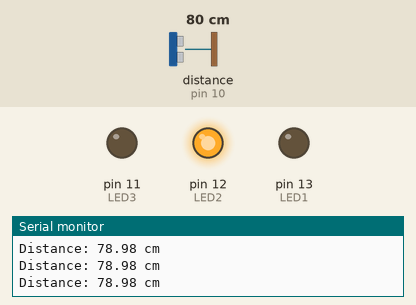
Simulated run of this sketch. Board: Arduino Uno, built with avr-gcc and run on an emulated ATmega328P. Shown: output pins drawn as LEDs (lit = HIGH), the last lines printed to the serial monitor. Wiring (inferred from the names in the program): ultrasonic range finder: trigger pin 9; echo pin 10. The test bench sets the inputs (shaded band); at power-on: distance to the obstacle (sensor on pin 10) 80 cm. The echo pulse lasts 58.3 µs per cm; pins used as bus, display or sensor lines are not drawn.

Above: at 1.2 s.
1.3 s: distance to the obstacle (sensor on pin 10) set to 12 cm
2.8 s: distance to the obstacle (sensor on pin 10) set to 9 cm
At 3.6 s:
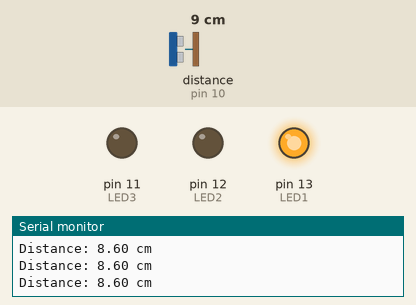
4.4 s: distance to the obstacle (sensor on pin 10) set to 250 cm
At 4.9 s:
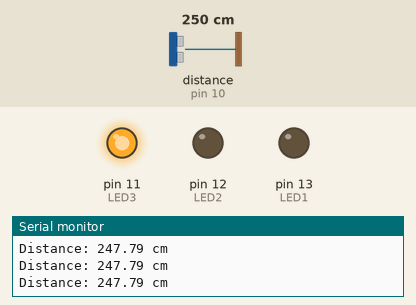
5.9 s: distance to the obstacle (sensor on pin 10) set to 205 cm
7.4 s: distance to the obstacle (sensor on pin 10) set to 198 cm
At 7.9 s:
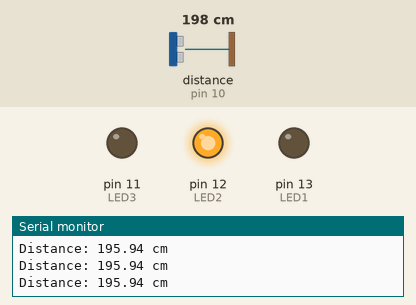
9.0 s: distance to the obstacle (sensor on pin 10) set to 2 cm
At 10.2 s:
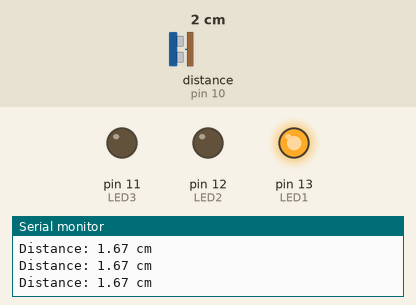
Timing chart, 0 to 11.5 s (numbered marks = the images above; inputs shaded):
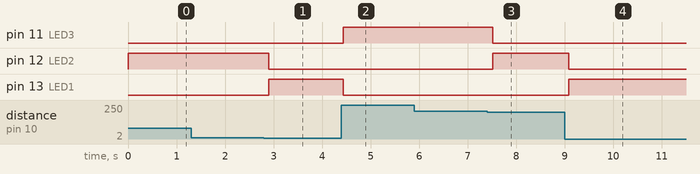

The sketch:

us.ino
```cpp
#define TRIG_PIN 9
#define ECHO_PIN 10

#define LED1 13
#define LED2 12
#define LED3 11

void setup() {
  pinMode(TRIG_PIN, OUTPUT);
  pinMode(ECHO_PIN, INPUT);

  pinMode(LED1, OUTPUT);
  pinMode(LED2, OUTPUT);
  pinMode(LED3, OUTPUT);

  Serial.begin(9600);
}

void loop() {
  long duration;
  float distance;

  digitalWrite(TRIG_PIN, LOW);
  delayMicroseconds(2);
  digitalWrite(TRIG_PIN, HIGH);
  delayMicroseconds(10);
  digitalWrite(TRIG_PIN, LOW);

  duration = pulseIn(ECHO_PIN, HIGH);

  // Calculate distance in cm
  distance = duration * 0.034 / 2;

  Serial.print("Distance: ");
  Serial.print(distance);
  Serial.println(" cm");


  if (distance < 10) {
    digitalWrite(LED1, HIGH);
    digitalWrite(LED2, LOW);
    digitalWrite(LED3, LOW);
  } else if (distance >= 10 && distance <= 200) {
    digitalWrite(LED1, LOW);
    digitalWrite(LED2, HIGH);
    digitalWrite(LED3, LOW);
  }
  else if(distance > 200) {
    digitalWrite(LED1, LOW);
    digitalWrite(LED2, LOW);
    digitalWrite(LED3, HIGH);
  }
    else {
    digitalWrite(LED1,LOW);
    digitalWrite(LED2,LOW);
    digitalWrite(LED3,LOW);
    }
            delay(100);
}
```

Measured:
- the behaviour switches between 11 and 10 cm on distance to the obstacle (sensor on pin 10) (found by bisection; images 0 and 1)
- the behaviour switches between 202 and 201 cm on distance to the obstacle (sensor on pin 10) (found by bisection; images 2 and 3)
- after the input at 2.8 s, pin 12 (LED2): HIGH → LOW after 0.10 s; pin 13 (LED1): LOW → HIGH after 0.10 s
- after the input at 4.4 s, pin 11 (LED3): LOW → HIGH at once; pin 13 (LED1): HIGH → LOW at once
- after the input at 7.4 s, pin 11 (LED3): HIGH → LOW after 0.12 s; pin 12 (LED2): LOW → HIGH after 0.12 s
- after the input at 9.0 s, pin 12 (LED2): HIGH → LOW after 0.09 s; pin 13 (LED1): LOW → HIGH after 0.09 s
